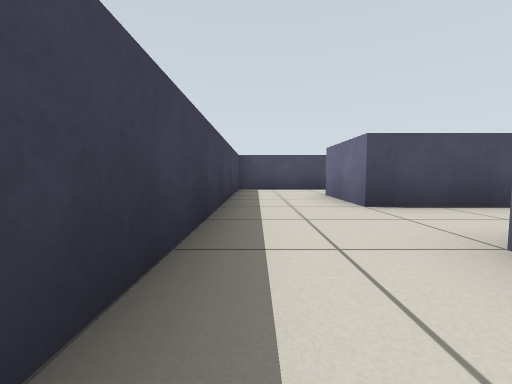
[1] (above)

16 first-person views from a walk through a world built for the Gazebo simulator. The camera is 0.45 m above the floor, tilts 4° down and sees 90° across. The floor is counted in squares, 1 m on a side. Each view is taken from the middle of a square. On the plan, view 1 faces up. The plan holds only what a view shows up to about 9 squares ahead; the rest is blank. The robots in the file are not drawn.

[2]
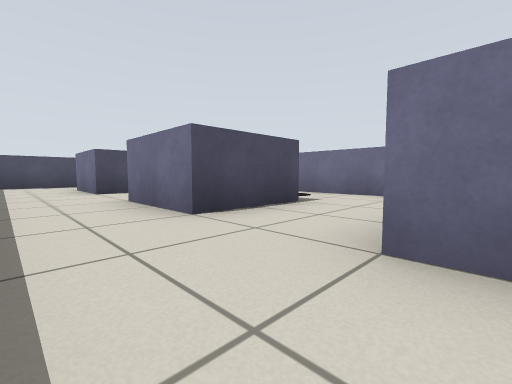

[3]
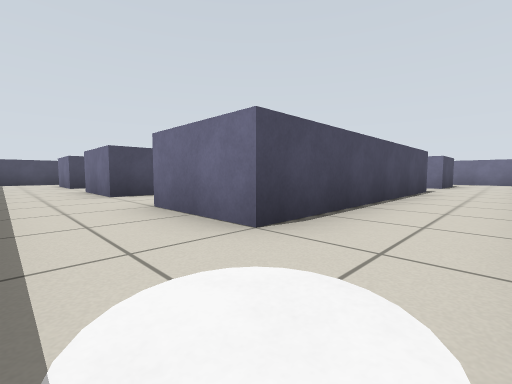

[4]
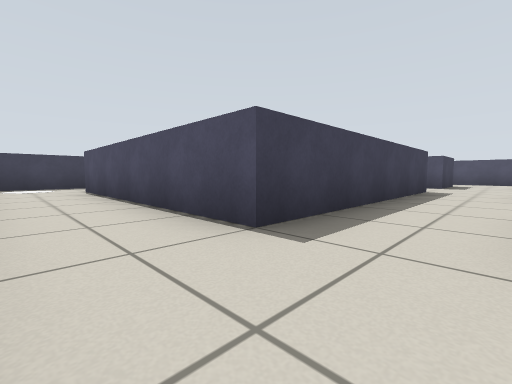

[5]
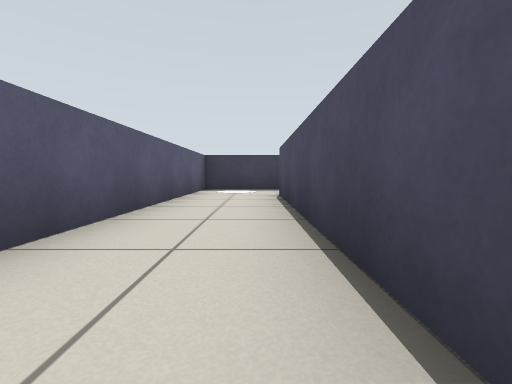

[6]
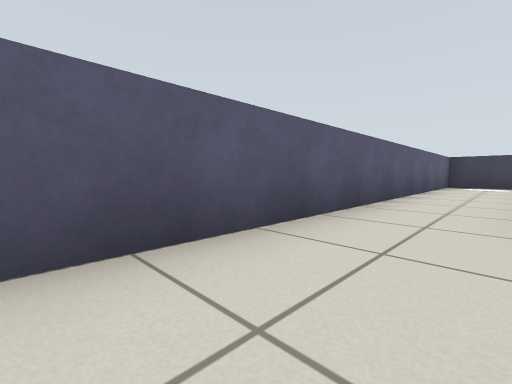

[7]
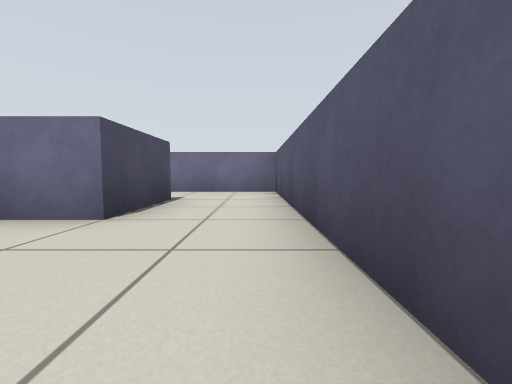

[8]
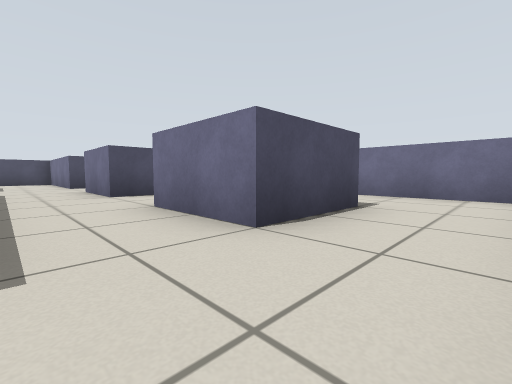

[9]
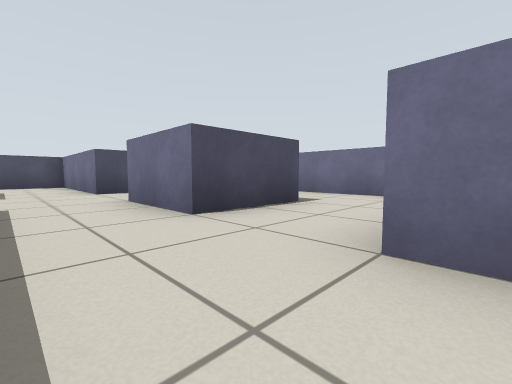

[10]
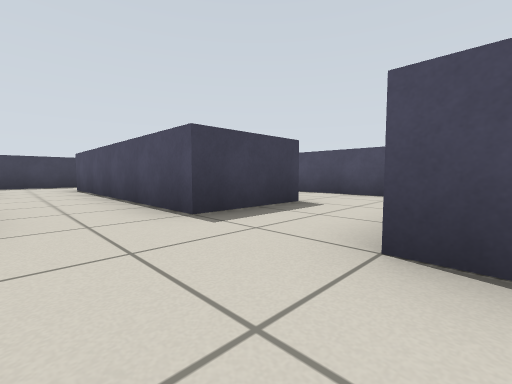

[11]
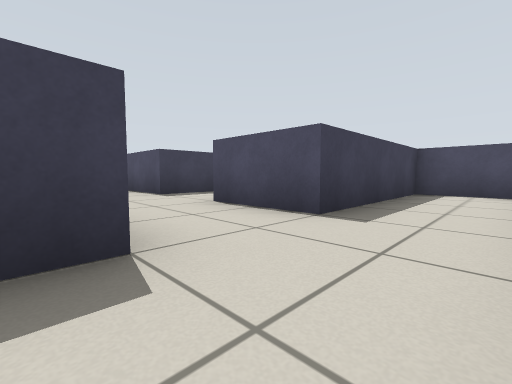

[12]
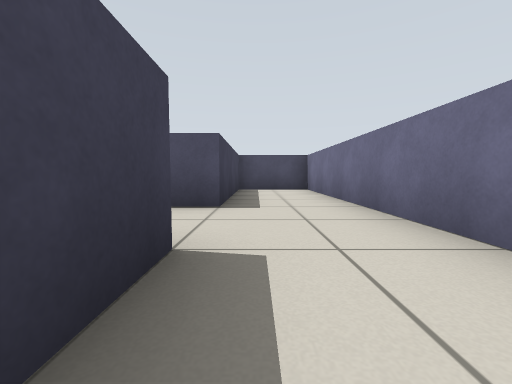

[13]
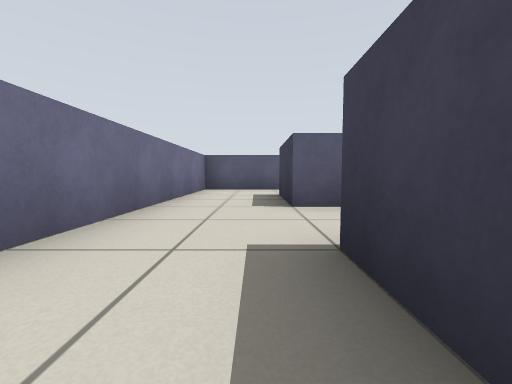

[14]
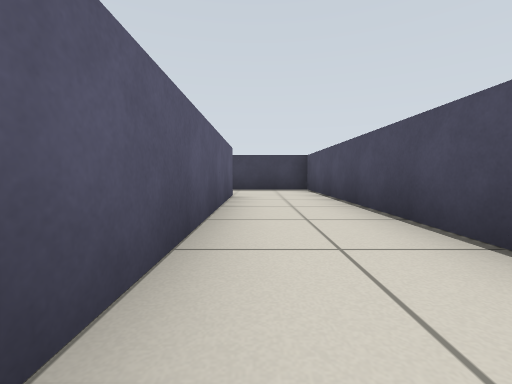

[15]
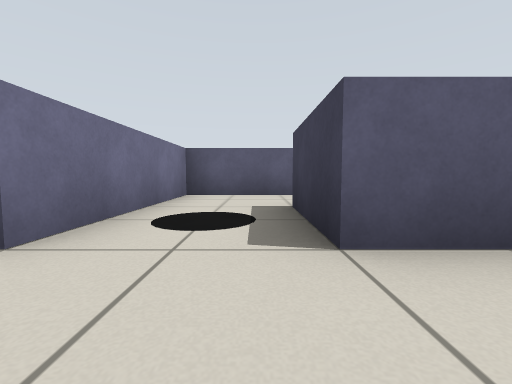

[16]
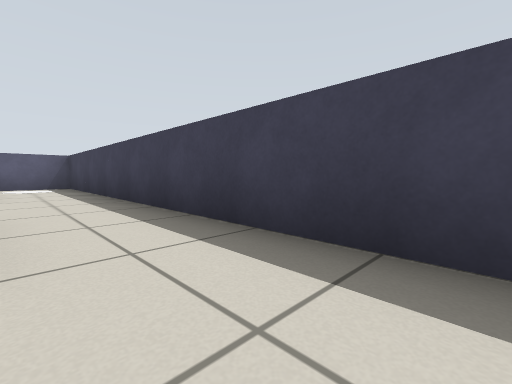

### Floor plan
Points are (right, up) in squares from view 1. A wall is a line through its corners. A room is listed if a view was taken in it or the views show most of it. See-through windows are left out.
Room 1 (view 1)
walls: (-0.5, 1.5) (-0.5, -2.5); (1.5, -0.5) (1.5, 1.5)
ways out: opening at (0.5, -3.5) to room 2; opening at (0.5, 0.5) to room 8; opening at (2.5, -1.5) to room 9
Room 2 (views 2, 3, 4, 5, 7, 8, 9)
walls: (7.5, -2.5) (7.5, -4.5) (1.5, -4.5) (1.5, -2.5); (-0.5, -2.5) (-0.5, -6.5) (9.5, -6.5); (9.5, -4.5) (9.5, -2.5)
ways out: opening at (0.5, -3.5) to room 1; opening at (10.5, -5.5) to room 3; opening at (8.5, -3.5) to room 11
Room 3 (view 6)
walls: (11.5, -2.5) (11.5, -4.5) (9.5, -4.5); (9.5, -6.5) (13.5, -6.5) (13.5, -2.5)
ways out: opening at (10.5, -5.5) to room 2; opening at (12.5, -3.5) to room 5
Room 4 (view 10)
walls: (13.5, 1.5) (13.5, 7.5) (11.5, 7.5) (11.5, 3.5) (9.5, 3.5)
ways out: opening at (12.5, 0.5) to room 5; opening at (10.5, 2.5) to room 10
Room 5 (views 11, 12, 13)
walls: (10.8, -2.5) (11.5, -2.5); (13.5, -2.5) (13.5, 1.5); (11.5, 1.6) (11.5, -0.5) (9.5, -0.5)
ways out: opening at (12.5, -3.5) to room 3; opening at (12.5, 0.5) to room 4; opening at (10.5, -1.5) to room 11
Room 6 (view 14)
walls: (1.5, 5.5) (6.6, 5.5); (9.5, 5.5) (9.5, 7.5) (-0.5, 7.5) (-0.5, 5.5)
ways out: opening at (0.5, 4.5) to room 8; opening at (8.5, 4.5) to room 10
Room 7 (view 15)
walls: (2.4, 1.5) (3.5, 1.5); (5.5, 3.5) (1.5, 3.5)
ways out: opening at (2.5, 2.5) to room 8; opening at (4.5, 0.5) to room 9; opening at (6.5, 2.5) to room 10
Room 8 (view 16)
walls: (-0.5, 5.5) (-0.5, 1.5); (1.5, 3.5) (1.5, 5.5)
ways out: opening at (0.5, 0.5) to room 1; opening at (0.5, 4.5) to room 6; opening at (2.5, 2.5) to room 7
Room 9 (no view inside)
walls: (3.1, -2.5) (5.5, -2.5) (5.5, 1.5); (3.5, 1.5) (3.5, -0.5) (1.5, -0.5)
ways out: opening at (2.5, -1.5) to room 1; opening at (4.5, 0.5) to room 7
Room 10 (no view inside)
walls: (9.5, 3.5) (9.5, 5.5); (7.5, 5.5) (7.5, 3.5) (5.5, 3.5)
ways out: opening at (10.5, 2.5) to room 4; opening at (8.5, 4.5) to room 6; opening at (6.5, 2.5) to room 7; opening at (8.5, 0.5) to room 11
Room 11 (no view inside)
walls: (7.5, 1.5) (7.5, -2.5); (9.5, -0.5) (9.5, 1.5)
ways out: opening at (8.5, -3.5) to room 2; opening at (10.5, -1.5) to room 5; opening at (8.5, 0.5) to room 10

Positions as (right, up) in squares from view 1, and headings:
1: (0, 0), facing up
2: (0, -3), facing up-right
3: (0, -6), facing up-right
4: (9, -6), facing up-left
5: (7, -5), facing left
6: (10, -5), facing down-left
7: (7, -6), facing right
8: (8, -6), facing up-right
9: (8, -3), facing up-right
10: (10, 2), facing up-left
11: (13, 1), facing up-left
12: (12, 0), facing up
13: (12, 1), facing down
14: (7, 6), facing left
15: (4, 3), facing down
16: (1, 3), facing down-left
